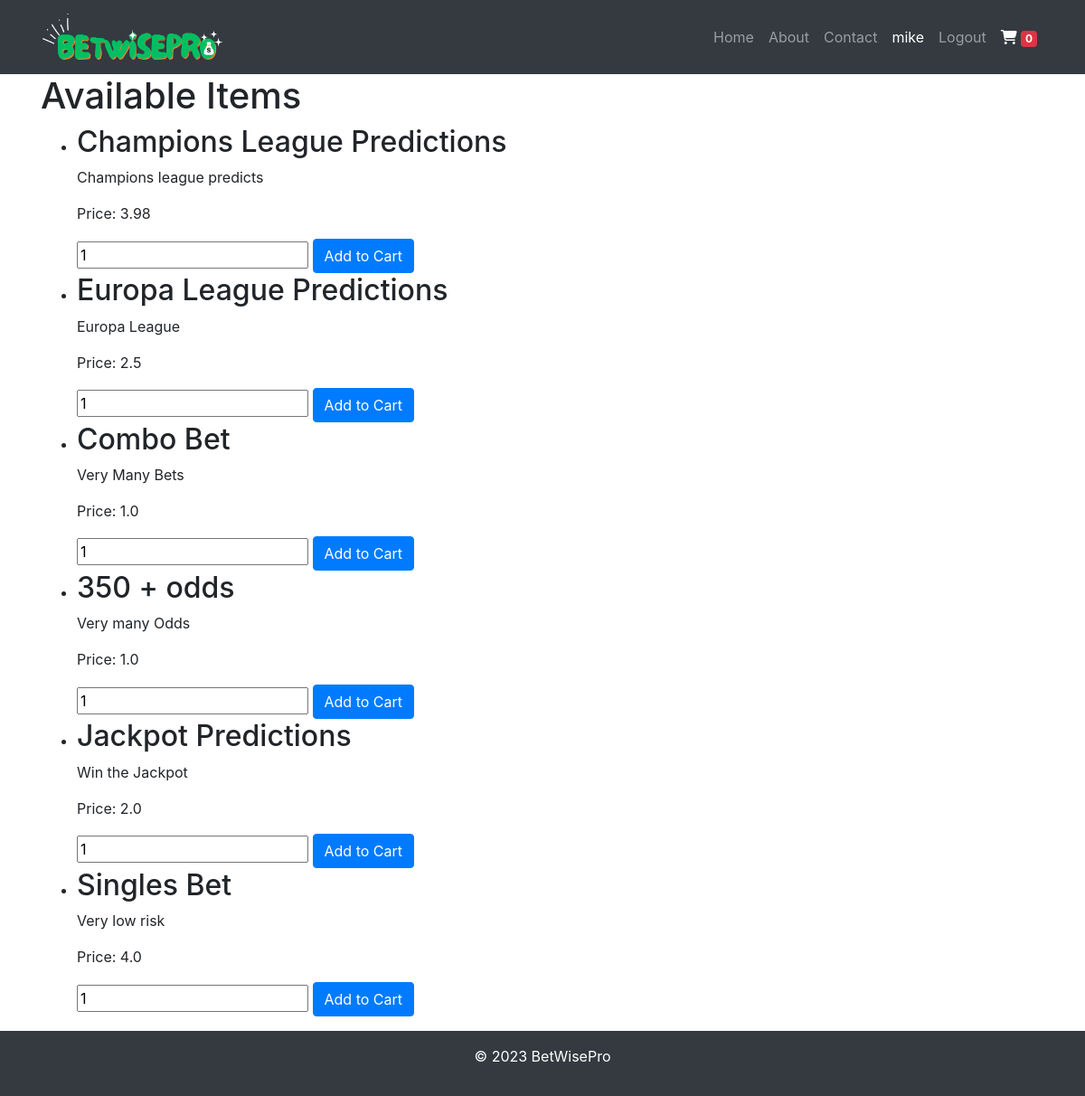
Screenshot of /items (signed in) with the database file from the repository.
### main.py (models this page shows)
class User(UserMixin,db.Model):
    __tablename__ = 'users'
    id = db.Column(db.Integer, primary_key=True)
    username = db.Column(db.String(64), index=True, unique=True, nullable=False)
    email = db.Column(db.String(120), index=True, unique=True, nullable=False)
    password = db.Column(db.String(128), nullable=False)
    is_admin = db.Column(db.Boolean, default=False, nullable=False)
    cart_items = db.relationship('CartItem', backref='user', lazy='dynamic')
    orders = db.relationship('Order', backref='user', lazy=True)

class Item(db.Model):
    __tablename__ = 'items'
    id = db.Column(db.Integer, primary_key=True)
    name = db.Column(db.String(64), nullable=True)
    description = db.Column(db.String(256), nullable=True)
    odds = db.Column(db.String(256),nullable=True)
    price = db.Column(db.Float, nullable=True)
    detailed_description = db.Column(db.String(1000))
    img_url = db.Column(db.String(1000),nullable=True)
    cart_items = db.relationship('CartItem', backref='item', lazy='dynamic')

### main.py (the view)
@app.route('/items')
def item_list():
    items = Item.query.all()
    return render_template('item_list.html', items=items)

### main.py (called while the page is built)
@login_manager.user_loader
def load_user(user_id):
    return User.query.get(int(user_id))

### templates/item_list.html (shortened to what this page needs)
{% extends 'base.html' %}
{% block content %}
    <h1>Available Items</h1>
    <ul>
        {% for item in items %}
            <li>
                <h2>{{ item.name }}</h2>
                <p>{{ item.description }}</p>
                <p>Price: {{ item.price }}</p>
                <form method="POST" action="{{ url_for('add_to_cart') }}">
                    <input type="number" name="quantity" value="1">
                    <button type="submit" class="btn btn-primary">Add to Cart</button>
                </form>
            </li>
        {% endfor %}
    </ul>
{% endblock %}

### templates/header.html (shortened to what this page needs)
<header>
    <nav class="navbar navbar-expand-lg navbar-dark bg-dark" id="navbarbig_screen">
      <div class="container">
        <a class="navbar-brand" href="{{ url_for('index') }}"><img class="logo"src="{{ url_for('static', filename='images/logo.PNG') }}"></a>
        <div class="collapse navbar-collapse" id="navbarNav">
          <ul class="navbar-nav ml-auto">
            <li class="nav-item">
              <a class="nav-link" href="{{ url_for('index') }}">Home</a>
            </li>
            <li class="nav-item">
              <a class="nav-link" href="#">About</a>
            </li>
            <li class="nav-item">
              <a class="nav-link" href="#">Contact</a>
            </li>
            {% if  not current_user.is_authenticated: %}
            <li class="nav-item">
              <button type="button" class="btn btn-success me-md-2"><a href="{{url_for('login')}}"style="text-decoration:none;color:white;">Login</a></button>
            </li>
            <li class="nav-item">
              <button type="button" class="btn btn-dark me-md-2"><a href="{{url_for('register')}}" style="text-decoration:none;color:white;">Register</a></button>
            </li>
            {% else %}
            <li class="nav-item user">
              <a class="nav-link" href="{{ url_for('profile') }}" style="color:white;">{{current_user.username}}</a>
            </li>
            <li class="nav-item">
              <a class="nav-link" href="{{ url_for('logout') }}">Logout</a>
            </li>
            {% endif %}
            <li class="nav-item">
              <a class="nav-link" href="{{ url_for('cart') }}" id="cart-icon" role="button"  aria-expanded="false" style="color:white;">
                <i class="fas fa-shopping-cart"></i>
                <span class="badge bg-danger" id="cart-count">0</span>
              </a>
            </li>
          </ul>
        </div>
      </div>
    </nav>
  </header>

### static/css/styles.css (style rules this page uses)
.logo { height:20%; width:60%; }
.navbar-brand { margin-right: 0px; }

### rows the page displays
User: username "mike"
Item: name "Champions League Predictions", description "Champions league predicts", price "3.98"
Item: name "Europa League Predictions", description "Europa League", price "2.5"
Item: name "Combo Bet", description "Very Many Bets", price "1.0"
Item: name "350 + odds", description "Very many Odds", price "1.0"
Item: name "Jackpot Predictions", description "Win the Jackpot", price "2.0"
Item: name "Singles Bet", description "Very low risk", price "4.0"
